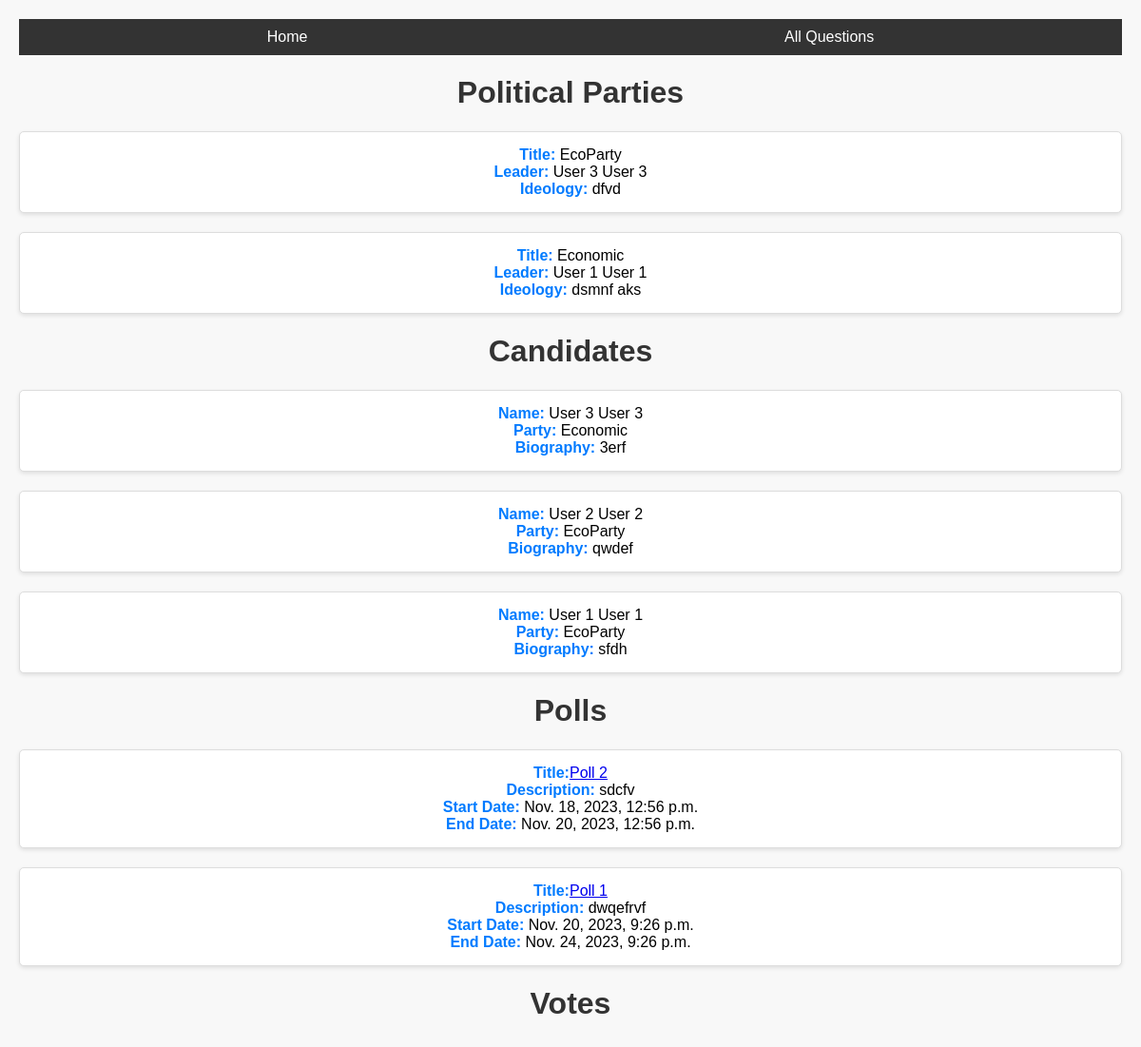
/, run on an earlier commit of the app's database.
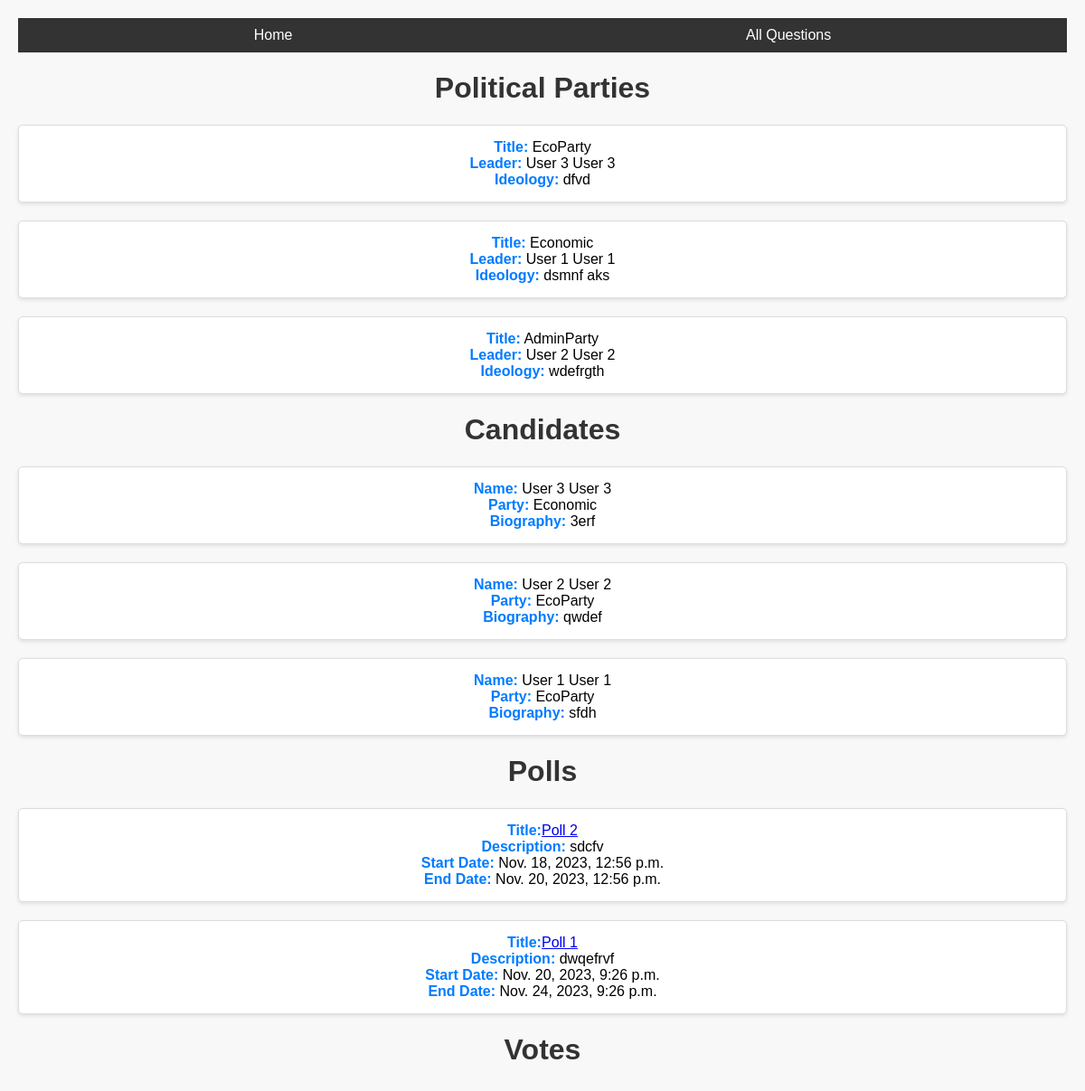
And on a later commit of the database.
### polling_system/models.py (models this page shows, shortened)
class PoliticalParty(models.Model):
    title = models.CharField(max_length=100, unique=True)
    logo = models.ImageField(upload_to='', null=True, blank=True)
    leader = models.OneToOneField('polling_system.Candidate', on_delete=models.SET_NULL, null=True, blank=True)
    ideology = models.TextField()
    year_founded = models.PositiveIntegerField()
    headquarters_location = models.CharField(max_length=255)
    motto_or_slogan = models.CharField(max_length=255)
    manifesto = models.TextField()
    current_seats_held = models.PositiveIntegerField(default=0)
    historical_performance = models.TextField()
    campaign_focus = models.TextField()
    social_media_links = models.URLField(max_length=255, blank=True, null=True)
    contact_information = models.TextField()
    affiliated_organizations = models.TextField()
    previous_election_results = models.TextField()
    coalition_partners = models.TextField(blank=True, null=True)
    international_affiliations = models.TextField(blank=True, null=True)

class Candidate(models.Model):
    user = models.OneToOneField(UserCustom, on_delete=models.CASCADE, primary_key=True)
    avatar = models.ImageField(upload_to='', null=True, blank=True)
    party = models.ForeignKey(PoliticalParty, on_delete=models.SET_NULL, null=True, blank=True)
    biography = models.TextField()
    campaign_promises = models.TextField()
    contact_information = models.TextField()
    education = models.TextField()
    professional_experience = models.TextField()
    public_service_record = models.TextField()
    social_media_links = models.CharField(max_length=255, blank=True, null=True)
    campaign_slogan = models.CharField(max_length=255)
    endorsements = models.TextField()
    campaign_events_schedule = models.TextField()
    previous_voting_record = models.TextField()
    languages_spoken = models.CharField(max_length=255)
    votes = models.PositiveIntegerField(default=0)

class UserCustom(AbstractUser):
    first_name = models.CharField(max_length=75)
    family_name = models.CharField(max_length=75, null=True, blank=True)
    fathers_name = models.CharField(max_length=75, null=True, blank=True)
    date_of_birth = models.DateField(null=True, blank=True)
    contact_number = models.CharField(max_length=15, blank=True)
    is_candidate = models.BooleanField(default=False)

class Poll(models.Model):
    title = models.CharField(max_length=255)
    description = models.TextField()
    start_date = models.DateTimeField()
    end_date = models.DateTimeField()
    candidates = models.ManyToManyField('Candidate', related_name='polls', blank=True)

### polling_system/views.py (the view)
# urls.py: path('', views.index, name='index'),
def index(request):
    political_parties = PoliticalParty.objects.all()
    polls = Poll.objects.all()
    candidates = Candidate.objects.all()
    votes = Vote.objects.all()
    context = {
        'political_parties': political_parties,
        'polls': polls,
        'candidates': candidates,
        'votes': votes,
    }
    return render(request, 'main.html', context)

### polling_system/templates/main.html (shortened to what this page needs)
{% extends 'base_generator.html' %}
{% load static %}
{% block head %}
    <link rel="stylesheet" href="{% static 'polling_system/main.css' %}">
{% endblock %}
{% block content %}
    <h1>Political Parties</h1>
    <ul>
        {% for party in political_parties %}
            <li>
                <strong>Title:</strong> {{ party.title }}<br>
                <strong>Leader:</strong> {{ party.leader.user.first_name }} {{ party.leader.user.family_name }}<br>
                <strong>Ideology:</strong> {{ party.ideology }}<br>
            </li>
        {% endfor %}
    </ul>
    <h1>Candidates</h1>
    <ul>
        {% for candidate in candidates %}
            <li>
                <strong>Name:</strong> {{ candidate.user.first_name }} {{ candidate.user.family_name }}<br>
                <strong>Party:</strong> {{ candidate.party.title }}<br>
                <strong>Biography:</strong> {{ candidate.biography }}<br>
            </li>
        {% endfor %}
    </ul>
    <h1>Polls</h1>
    <ul>
        {% for poll in polls %}
            <li>
                <strong>Title:</strong><a href="{% url 'poll_detail' poll.id %}">{{ poll.title }}</a><br>
                <strong>Description:</strong> {{ poll.description }}<br>
                <strong>Start Date:</strong> {{ poll.start_date }}<br>
                <strong>End Date:</strong> {{ poll.end_date }}<br>
            </li>
        {% endfor %}
    </ul>
    <h1>Votes</h1>
{% endblock %}

What changed in the data, as far as the page shows it:
added PoliticalParty: title "AdminParty", leader.user.first_name "User 2", leader.user.family_name "User 2", ideology "wdefrgth"
